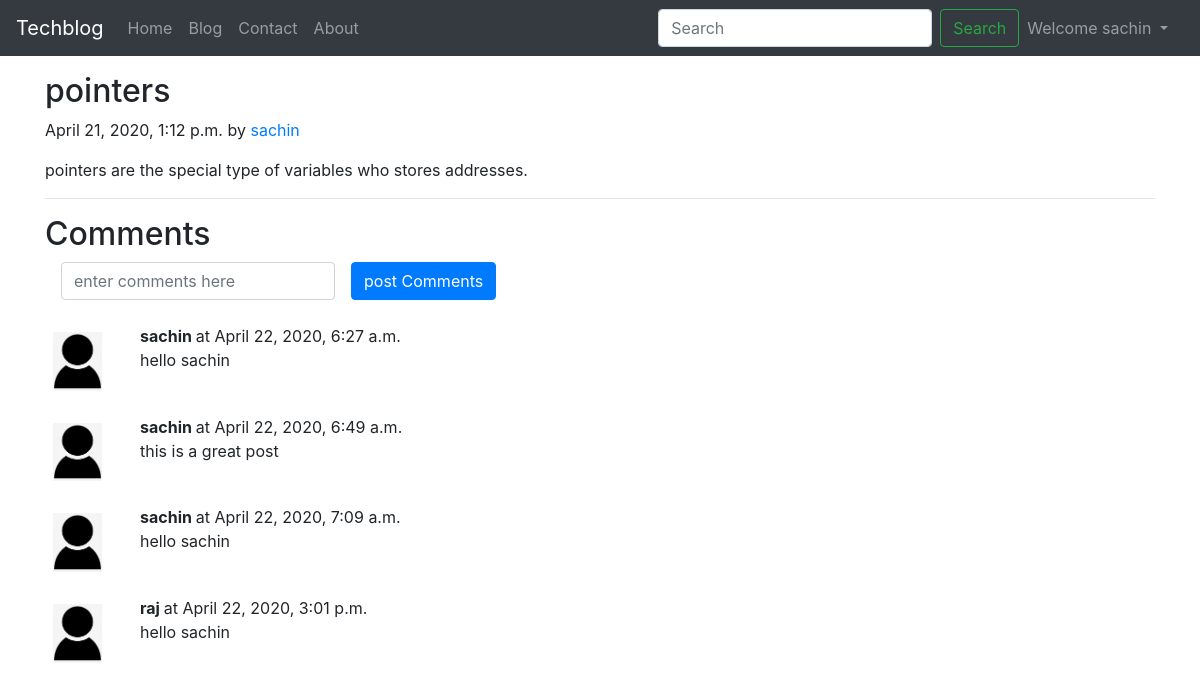
The app's page /blog/adsasfdg (signed in) with its own data.
### blog/models.py (models this page shows, shortened)
class Post(models.Model):
    sno = models.AutoField(primary_key = True)
    title = models.CharField(max_length=255)
    author = models.CharField(max_length=30)
    slug = models.CharField(max_length=130)
    content = models.TextField()
    timestamp = models.DateTimeField(blank= True)

class BlogComment(models.Model):
    sno = models.AutoField(primary_key=True)
    comment = models.TextField()
    user = models.ForeignKey(User, on_delete=models.CASCADE)
    parent =models.ForeignKey('self', on_delete=models.CASCADE, null=True)
    post = models.ForeignKey(Post, on_delete=models.CASCADE)
    timestamp = models.DateTimeField(default=now)

### blog/views.py (the view)
# urls.py: path('<str:slug>', views.blogPost, name='blogPost'),
def blogPost(request, slug):
    post = Post.objects.filter(slug=slug).first()
    comments = BlogComment.objects.filter(post=post)
    context = {'post':post, 'comments':comments}
    return render(request, 'blog/blogpost.html', context)

### templates/blog/blogpost.html (shortened to what this page needs)
{% extends 'base.html' %}
{% block body %}
<div class="container my-3">
    <h2 class="blog-post-title"> {{post.title}} </h2>
    <p class="blog-post-meta"> {{post.timestamp}} by <a href="/about"> {{post.author}} </a> </p>
    <p> {{post.content}} </p>
    <hr>
    <div class="contanier my-3">
        <h2> Comments </h2>
        <form action="/blog/postComment" method="post" class="form-inline">
            <div class="form-group mx-sm-3 mb-2">
                <input type="text" name="comment" class="form-control" placeholder="enter comments here">
            </div>
            <button type="submit" class="btn btn-primary mb-2">post Comments</button>
        </form>
        {% for comment in comments %}
            <div class="row my-3">
                <div class="col-md-1">
                <img src="/static/userimage.png" class="rounded mx-auto d-block w-100 p-2" alt="user">
                </div>
                <div class="col-md-11"><b>
                    {{comment.user.username}} </b> at {{comment.timestamp}}
                <div>
                    {{comment.comment}}
                </div>
                </div>
            </div>
        {% endfor %}
    </div>
</div>
{% endblock body %}

### templates/base.html (shortened to what this page needs)
<!doctype html>
<html lang="en">
<head>
  <link rel="stylesheet" href="https://stackpath.bootstrapcdn.com/bootstrap/4.4.1/css/bootstrap.min.css"
>
</head>
<body>
  <nav class="navbar navbar-expand-lg navbar-dark bg-dark">
    <a class="navbar-brand" href="/">Techblog</a>
    <div class="collapse navbar-collapse" id="navbarSupportedContent">
      <ul class="navbar-nav mr-auto">
        <li class="nav-item {% block homeactive %} {% endblock homeactive %} ">
          <a class="nav-link" href="/">Home <span class="sr-only">(current)</span></a>
        </li>
        <li class="nav-item {% block blogactive %} {% endblock blogactive %}">
          <a class="nav-link" href="/blog">Blog</a>
        </li>
        <li class="nav-item {% block contactactive %} {% endblock contactactive %}">
          <a class="nav-link" href="/contact">Contact</a>
        </li>
        <li class="nav-item {% block aboutactive %} {% endblock aboutactive %}">
          <a class="nav-link" href="/about">About</a>
        </li>
      </ul>
      <div class="ml-auto form-inline">
      <form method="get" action="/search" class="form-inline my-2 my-lg-0">
        <input class="form-control mr-sm-2" type="search" placeholder="Search" aria-label="Search" name="query"
          id="search">
        <button class="btn btn-outline-success my-2 my-sm-0" type="submit">Search</button>
      </form>
      {% if user.is_authenticated %}
      <ul class="navbar-nav mr-2">
        <li class="nav-item dropdown">
        <a class="nav-link dropdown-toggle" href="#" id="navbarDropdown" role="button" data-toggle="dropdown" aria-haspopup="true" aria-expanded="false">
          Welcome {{request.user}}
        </a>
      </li>
      </ul>
      {% endif %}
    </div>
    </div>
  </nav>
  {% block body %}
  {% endblock body %}
</body>
</html>

### records on screen
Post: title "pointers", timestamp "April 21, 2020, 1:12 p.m.", author "sachin", content "pointers are the special type of variables who stores addresses."
BlogComment: user.username "sachin", timestamp "April 22, 2020, 6:27 a.m.", comment "hello sachin"
BlogComment: user.username "sachin", timestamp "April 22, 2020, 6:49 a.m.", comment "this is a great post"
BlogComment: user.username "sachin", timestamp "April 22, 2020, 7:09 a.m.", comment "hello sachin"
BlogComment: user.username "raj", timestamp "April 22, 2020, 3:01 p.m.", comment "hello sachin"

### other values on screen
{{ request.user }} "sachin"
